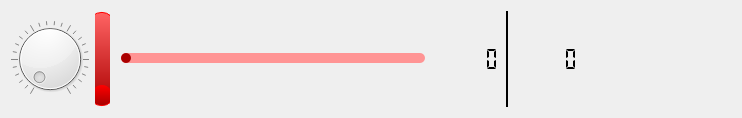
<?xml version="1.0" encoding="UTF-8"?>
<ui version="4.0">
 <class>Controls</class>
 <widget class="QWidget" name="Controls">
  <property name="geometry">
   <rect>
    <x>0</x>
    <y>0</y>
    <width>742</width>
    <height>118</height>
   </rect>
  </property>
  <property name="sizePolicy">
   <sizepolicy hsizetype="Minimum" vsizetype="Minimum">
    <horstretch>0</horstretch>
    <verstretch>0</verstretch>
   </sizepolicy>
  </property>
  <property name="windowTitle">
   <string>Form</string>
  </property>
  <property name="styleSheet">
   <string notr="true">QPushButton {background-color:transparent; border:0;}

QSlider::groove:horizontal {
     border: 0px solid red;
     height: 10px; 
     background: rgb(255, 148, 148);/*qlineargradient(x1:0, y1:0, x2:0, y2:1, stop:0 #B1B1B1, stop:1 #c4c4c4);*/
     margin: 1px 5;
	border-radius: 5px;
 }

 QSlider::handle:horizontal {
     background: rgb(170, 0, 0);
     border: 0px solid #5c5c5c;
     width: 10px;
     height: 15px;
     margin: 0px; 
     border-radius: 5px;
 }</string>
  </property>
  <layout class="QHBoxLayout" name="horizontalLayout_2" stretch="20,0,80,0,0,0,10">
   <item>
    <widget class="QDial" name="dialVolume">
     <property name="enabled">
      <bool>true</bool>
     </property>
     <property name="wrapping">
      <bool>false</bool>
     </property>
     <property name="notchesVisible">
      <bool>true</bool>
     </property>
    </widget>
   </item>
   <item>
    <widget class="QSlider" name="verticalSlider">
     <property name="styleSheet">
      <string notr="true">QSlider::groove:vertical {
     border: 1px solid red;
     width: 20px; 
     background: qlineargradient(spread:pad, x1:0, y1:0, x2:0, y2:1, stop:0 rgba(255, 100, 100, 255), stop:1 rgba(170, 0,0, 255));/*qlineargradient(x1:0, y1:0, x2:0, y2:1, stop:0 #B1B1B1, stop:1 #c4c4c4);*/
     margin: 1px 10;
	border-radius: 10px;
 }

 QSlider::handle:vertical {
     background: qlineargradient(spread:pad, x1:0, y1:0, x2:0, y2:1, stop:0 rgba(255, 0, 0, 255), stop:1 rgba(170, 0, 0, 255));
     border: 0px solid #5c5c5c;
     width: 20px;
     height: 20px;
     margin: 0px; 
     border-radius: 10px;
 }</string>
     </property>
     <property name="orientation">
      <enum>Qt::Vertical</enum>
     </property>
    </widget>
   </item>
   <item>
    <widget class="QSlider" name="horizontalSliderPosition">
     <property name="styleSheet">
      <string notr="true">QScrollBar::groove:horizontal {
     border: 1px solid red;
     height: 1px; 
     background: gray;/*qlineargradient(x1:0, y1:0, x2:0, y2:1, stop:0 #B1B1B1, stop:1 #c4c4c4);*/
     margin: 1px 5;
	border-radius: 1px;
 }

 QScrollBar::handle:horizontal {
     background: qlineargradient(x1:0, y1:0, x2:1, y2:1, stop:0 #b4b4b4, stop:1 #8f8f8f);
     border: 0px solid #5c5c5c;
     width: 10px;
     height: 10px;
     margin: -5px; 
     border-radius: 5px;
 }</string>
     </property>
     <property name="orientation">
      <enum>Qt::Horizontal</enum>
     </property>
    </widget>
   </item>
   <item>
    <widget class="QLCDNumber" name="lcdNumberElapsed">
     <property name="frameShape">
      <enum>QFrame::NoFrame</enum>
     </property>
     <property name="frameShadow">
      <enum>QFrame::Plain</enum>
     </property>
     <property name="segmentStyle">
      <enum>QLCDNumber::Flat</enum>
     </property>
    </widget>
   </item>
   <item>
    <widget class="Line" name="line">
     <property name="frameShadow">
      <enum>QFrame::Plain</enum>
     </property>
     <property name="lineWidth">
      <number>2</number>
     </property>
     <property name="orientation">
      <enum>Qt::Vertical</enum>
     </property>
    </widget>
   </item>
   <item>
    <widget class="QLCDNumber" name="lcdNumberDuration">
     <property name="frameShape">
      <enum>QFrame::NoFrame</enum>
     </property>
     <property name="frameShadow">
      <enum>QFrame::Plain</enum>
     </property>
     <property name="segmentStyle">
      <enum>QLCDNumber::Flat</enum>
     </property>
    </widget>
   </item>
   <item>
    <layout class="QHBoxLayout" name="horizontalLayout">
     <item>
      <widget class="QPushButton" name="pushButtonPlayPause">
       <property name="sizePolicy">
        <sizepolicy hsizetype="Minimum" vsizetype="Minimum">
         <horstretch>0</horstretch>
         <verstretch>0</verstretch>
        </sizepolicy>
       </property>
       <property name="text">
        <string/>
       </property>
       <property name="icon">
        <iconset resource="resources.qrc">
         <normaloff>:/resources/pause.svg</normaloff>:/resources/pause.svg</iconset>
       </property>
       <property name="iconSize">
        <size>
         <width>30</width>
         <height>30</height>
        </size>
       </property>
      </widget>
     </item>
     <item>
      <widget class="QPushButton" name="pushButtonStop">
       <property name="sizePolicy">
        <sizepolicy hsizetype="Minimum" vsizetype="Minimum">
         <horstretch>0</horstretch>
         <verstretch>0</verstretch>
        </sizepolicy>
       </property>
       <property name="text">
        <string/>
       </property>
       <property name="icon">
        <iconset resource="resources.qrc">
         <normaloff>:/resources/stop.svg</normaloff>:/resources/stop.svg</iconset>
       </property>
       <property name="iconSize">
        <size>
         <width>30</width>
         <height>30</height>
        </size>
       </property>
      </widget>
     </item>
     <item>
      <widget class="QPushButton" name="pushButtonPrev">
       <property name="sizePolicy">
        <sizepolicy hsizetype="Minimum" vsizetype="Minimum">
         <horstretch>0</horstretch>
         <verstretch>0</verstretch>
        </sizepolicy>
       </property>
       <property name="text">
        <string/>
       </property>
       <property name="icon">
        <iconset resource="resources.qrc">
         <normaloff>:/resources/prev.svg</normaloff>:/resources/prev.svg</iconset>
       </property>
       <property name="iconSize">
        <size>
         <width>30</width>
         <height>30</height>
        </size>
       </property>
      </widget>
     </item>
     <item>
      <widget class="QPushButton" name="pushButtonNext">
       <property name="sizePolicy">
        <sizepolicy hsizetype="Minimum" vsizetype="Minimum">
         <horstretch>0</horstretch>
         <verstretch>0</verstretch>
        </sizepolicy>
       </property>
       <property name="text">
        <string/>
       </property>
       <property name="icon">
        <iconset resource="resources.qrc">
         <normaloff>:/resources/next.svg</normaloff>:/resources/next.svg</iconset>
       </property>
       <property name="iconSize">
        <size>
         <width>30</width>
         <height>30</height>
        </size>
       </property>
      </widget>
     </item>
    </layout>
   </item>
  </layout>
 </widget>
 <resources>
  <include location="resources.qrc"/>
 </resources>
 <connections>
  <connection>
   <sender>dialVolume</sender>
   <signal>valueChanged(int)</signal>
   <receiver>Controls</receiver>
   <slot>onVolumeChanged(int)</slot>
   <hints>
    <hint type="sourcelabel">
     <x>58</x>
     <y>43</y>
    </hint>
    <hint type="destinationlabel">
     <x>5</x>
     <y>52</y>
    </hint>
   </hints>
  </connection>
  <connection>
   <sender>pushButtonPrev</sender>
   <signal>clicked()</signal>
   <receiver>Controls</receiver>
   <slot>onPrevClicked()</slot>
   <hints>
    <hint type="sourcelabel">
     <x>691</x>
     <y>52</y>
    </hint>
    <hint type="destinationlabel">
     <x>736</x>
     <y>35</y>
    </hint>
   </hints>
  </connection>
  <connection>
   <sender>pushButtonPlayPause</sender>
   <signal>clicked()</signal>
   <receiver>Controls</receiver>
   <slot>onPlayPauseClicked()</slot>
   <hints>
    <hint type="sourcelabel">
     <x>611</x>
     <y>70</y>
    </hint>
    <hint type="destinationlabel">
     <x>464</x>
     <y>95</y>
    </hint>
   </hints>
  </connection>
  <connection>
   <sender>pushButtonStop</sender>
   <signal>clicked()</signal>
   <receiver>Controls</receiver>
   <slot>onStopClicked()</slot>
   <hints>
    <hint type="sourcelabel">
     <x>651</x>
     <y>52</y>
    </hint>
    <hint type="destinationlabel">
     <x>6</x>
     <y>52</y>
    </hint>
   </hints>
  </connection>
  <connection>
   <sender>pushButtonNext</sender>
   <signal>clicked()</signal>
   <receiver>Controls</receiver>
   <slot>onNextClicked()</slot>
   <hints>
    <hint type="sourcelabel">
     <x>731</x>
     <y>42</y>
    </hint>
    <hint type="destinationlabel">
     <x>568</x>
     <y>52</y>
    </hint>
   </hints>
  </connection>
  <connection>
   <sender>horizontalSliderPosition</sender>
   <signal>valueChanged(int)</signal>
   <receiver>Controls</receiver>
   <slot>myElapsedChanged(int)</slot>
   <hints>
    <hint type="sourcelabel">
     <x>220</x>
     <y>64</y>
    </hint>
    <hint type="destinationlabel">
     <x>229</x>
     <y>95</y>
    </hint>
   </hints>
  </connection>
 </connections>
 <slots>
  <slot>onVolumeChanged(int)</slot>
  <slot>onPlayPauseClicked()</slot>
  <slot>onStopClicked()</slot>
  <slot>onNextClicked()</slot>
  <slot>onPrevClicked()</slot>
  <slot>myElapsedChanged(int)</slot>
 </slots>
</ui>
